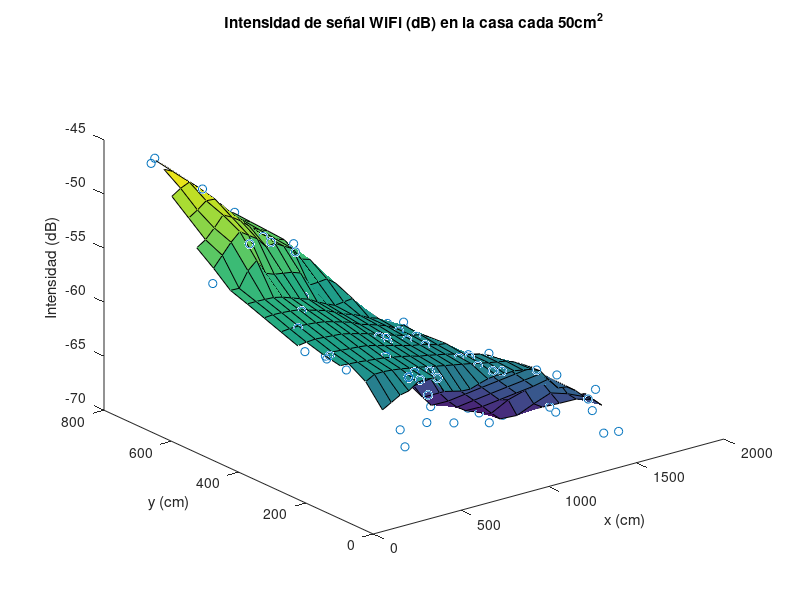
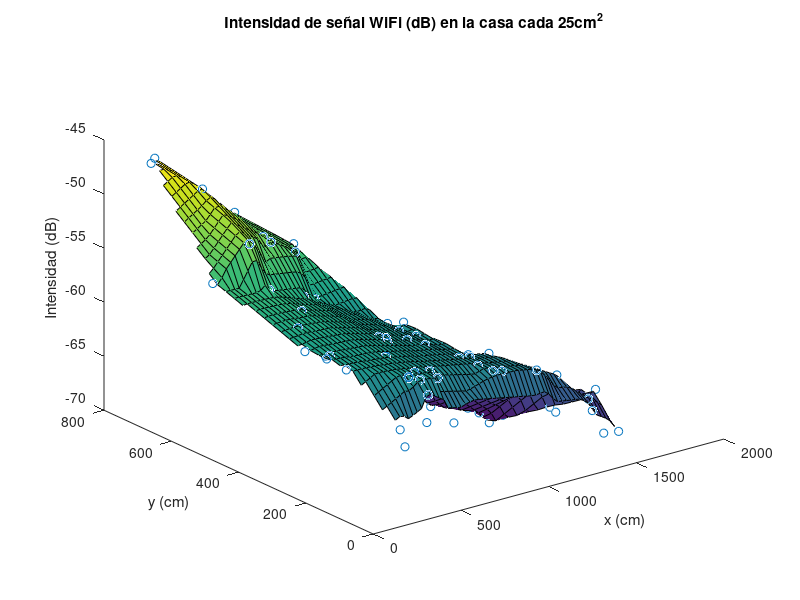

Here is the MATLAB script that generated these plots, in order:
% Universidad Finis terrae - 2021
% Departamento de Ingeniería Civil.
% Curso: Cálculo vectorial
% Equipo:
%     Kevin Castillo - Damaris Silva - Guillermo Herrera 
%     Astrid Merino - Kevin Díaz
% Profesor: Sebastián Azocar
% Ayudante: Mirko Maturana
%
% Descripción: Código que carga los datos obtenidos por pick_random.m y
% grafíca la intensidad wifi que tiene la casa en 50 y 25 cm^2
% respectivamente
% NOTA: Ejecutar directamente este script si existe el archivo llamado
% dataframe.mat, no será necesario ejecutar pick_random

%posición del router: [120, 722]
load('dataframe.mat')

X = dataframe(1,:);
Y = dataframe(2,:);
V = dataframe(3,:);

% Actividad 2 - Gráfico de superficie a 50cm^2
[xq,yq] = meshgrid(1:50:1500, 1:50:800);

vq = griddata(X.',Y.',V.',xq,yq);
figure
plot3(X.',Y.',V.','o')
hold on
surf(xq,yq,vq)
title('Intensidad de señal WiFi (dB) en la casa cada 50cm^2');
xlabel('x (cm)') ;
ylabel('y (cm)');
zlabel('Intensidad (dB)')

% Actividad 3 - Gráfico de superficie a 25cm^2
[xq,yq] = meshgrid(1:25:1500, 1:25:800);
vq = griddata(X.',Y.',V.',xq,yq);
figure
plot3(X.',Y.',V.','o')
hold on
surf(xq,yq,vq)
title('Intensidad de señal WiFi (dB) en la casa cada 25cm^2');
xlabel('x (cm)');
ylabel('y (cm)');
zlabel('Intensidad (dB)')